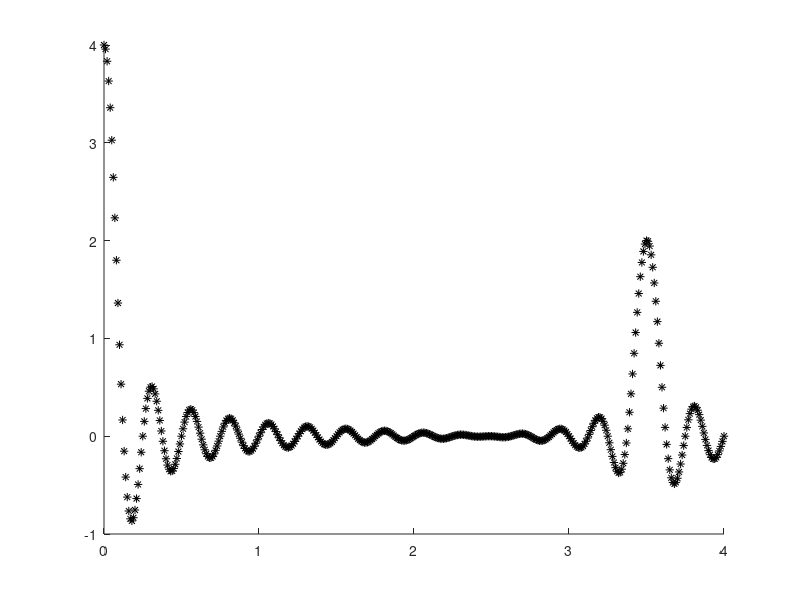

This figure's MATLAB source:
clc
clear all
close all

a = 1;
f3 = 3.5;
theta = 0:0.01:2*pi;
y = exp(1i*theta);

b = figure(1);

% polarplot(y, '*')
% cla(b)
subplot(1,1,1)
% figure(2)
hold on;
frequency = 1;
% for frequency = 0:0.001:4
%     % for t = 0:0.01:pi
%     t = 0:0.01:pi;
% 
%         y3 = a*cos(2*f3*pi*t) + a;
%         y2 = y3.*exp(-1i * 2*pi*t*frequency);
%     %     hold on
% %         polarplot(y2)
%     %     plot(imag(y2), real(y2), '*k');
%     %     pause(0.1);
%     %     cla(v);
%     % end
%     % hold off;
% 
%     % For cm, 
%     N = length(t);
%     com = sum(y2)/N;
%     plot(frequency, real(com), '*k')
% end

for frequency = 0:0.01:4
    fun = @(t) (a*cos(2*f3*pi.*t) + a).*exp(-1i*2*pi.*t*frequency);
    q = integral(fun, 0, 4);
    plot(frequency, real(q), '*k')
end
